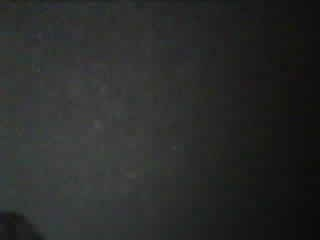
#> input picture poth hole (3)/Dataset/1/1.jpg, 320 x 240 px; its folder holds 3 pictures in this run
$ python main.py
#> lines starting #> are read from the running program, lines starting #| are printed output that depends on the picture
import os
import cv2
import numpy as np
import matplotlib.pyplot as plt
from sklearn import svm
from sklearn.model_selection import train_test_split
from sklearn.metrics import confusion_matrix, precision_recall_fscore_support, accuracy_score
import joblib
# Set the path to your finger vein image dataset
data_dir = "./Dataset"


# Define the image size
img_size = 64

# Load the images and labels into arrays
images = []
labels = []
for label in os.listdir(data_dir):
    label_dir = os.path.join(data_dir, label)
    for img_file in os.listdir(label_dir):
        img_path = os.path.join(label_dir, img_file)
        img = cv2.imread(img_path, cv2.IMREAD_GRAYSCALE)
#> img: shape (240, 320); min 11, max 78, mean 42.2
        img = cv2.resize(img, (img_size, img_size))
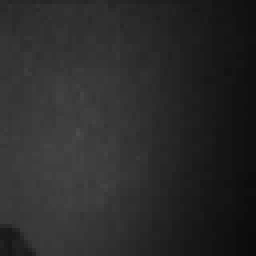
#> img: shape (64, 64) (shown 4 times larger); min 11, max 76, mean 42.2
        images.append(img)
        labels.append(int(label))
#> pass 2 of the loop `for label in os.listdir(data_dir):`:
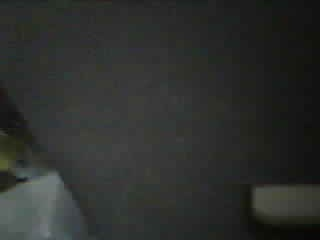
#> input picture poth hole (3)/Dataset/2/1.jpg, 320 x 240 px
#> `img = cv2.resize(img, (img_size, img_size))`:
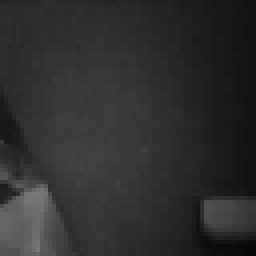
#> img: shape (64, 64) (shown 4 times larger); min 8, max 121, mean 46.3

# Convert the images and labels to numpy arrays
X = np.array(images)
y = np.array(labels)

# Split the dataset into training and testing sets
X_train, X_test, y_train, y_test = train_test_split(X, y, test_size=0.2, random_state=42)

# Reshape the training and testing data to be compatible with SVM
X_train = X_train.reshape(X_train.shape[0], -1)
X_test = X_test.reshape(X_test.shape[0], -1)

# Define the SVM classifier with a linear kernel
clf = svm.SVC(kernel='linear')

# Train the SVM classifier
clf.fit(X_train, y_train)

# Save the SVM model
joblib.dump(clf, "finger_vein_svm_model.joblib")

# Test the SVM classifier
y_pred = clf.predict(X_test)

# Calculate the confusion matrix, precision, recall, and F1-score
cm = confusion_matrix(y_test, y_pred)
precision, recall, f1_score, _ = precision_recall_fscore_support(y_test, y_pred, average='macro')
accuracy = accuracy_score(y_test, y_pred)

# Plot the confusion matrix
plt.figure(figsize=(8, 6))
plt.imshow(cm, interpolation='nearest', cmap=plt.cm.Blues)
plt.title("Confusion Matrix")
plt.colorbar()
tick_marks = np.arange(len(np.unique(y)))
plt.xticks(tick_marks, np.unique(y), rotation=45)
plt.yticks(tick_marks, np.unique(y))
plt.tight_layout()
plt.ylabel('True label')
plt.xlabel('Predicted label')
plt.show()
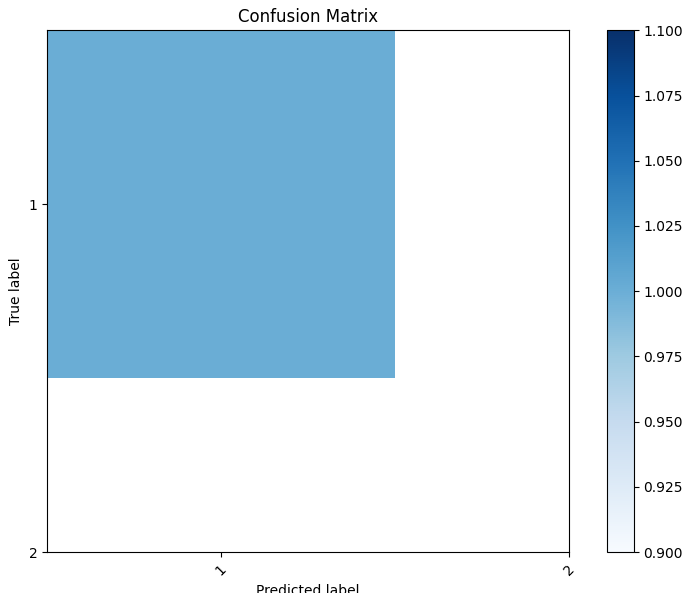
#> figure drawn by matplotlib, 2 panels

# Plot the accuracy, precision, and recall
plt.figure(figsize=(8, 6))
x_labels = ['Accuracy', 'Precision', 'Recall']
y_values = [accuracy, precision, recall]
plt.bar(x_labels, y_values)
plt.ylim(0, 1)
plt.title('Accuracy, Precision, and Recall')
plt.show()
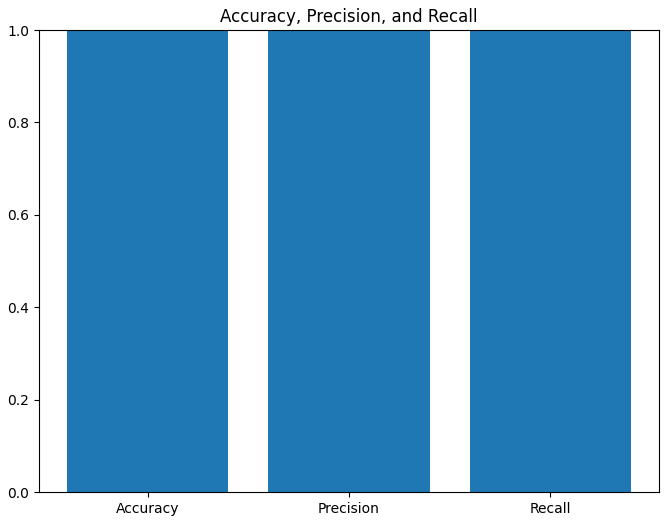
#> figure drawn by matplotlib, 1 panel

# Print the precision, recall, and F1-score
print("Precision: ", precision)
print("Recall: ", recall)
print("F1-score: ", f1_score)
print("Accuracy: ", accuracy)
